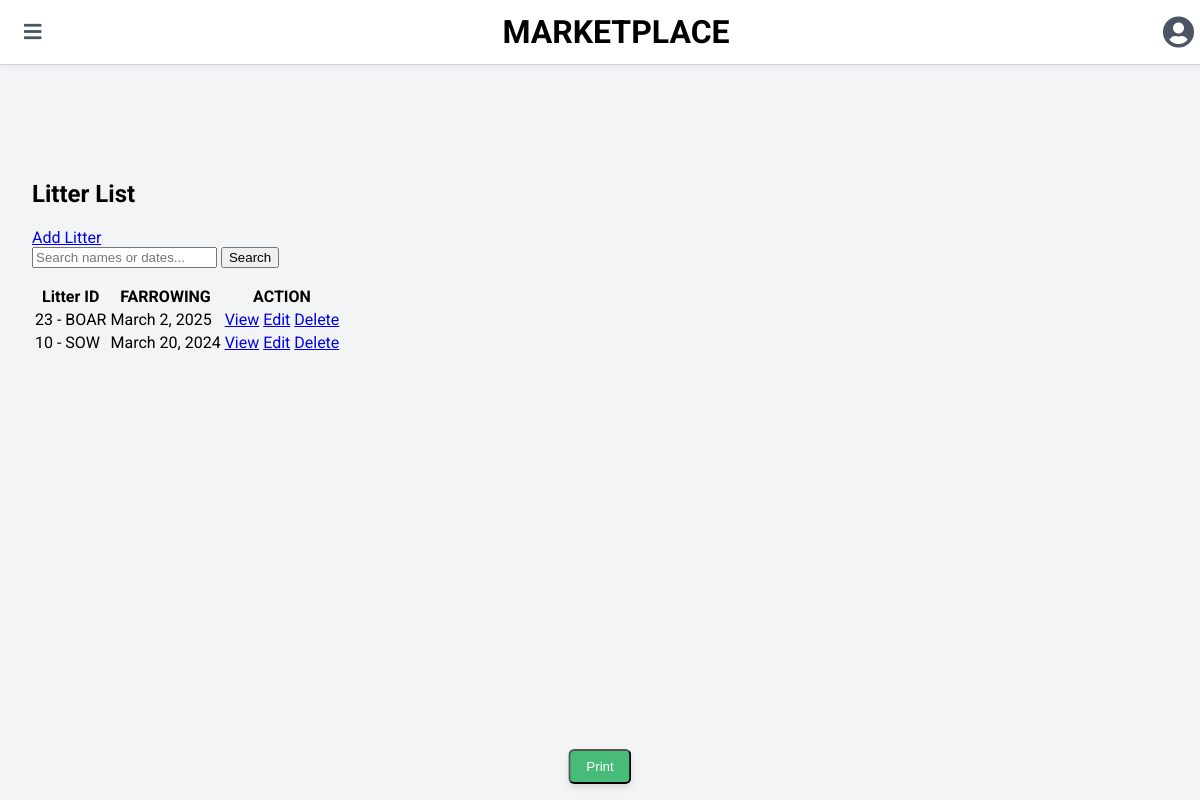
Screenshot of /allocate_L with the database file from the repository.
### inven/models.py (models this page shows, shortened)
class Litter_allocation(models.Model):
    litter = models.ForeignKey(Litter, verbose_name=_("Litter"), on_delete=models.CASCADE)
    farrowing = models.ForeignKey(Farrowing, verbose_name=_("Farrowing"), on_delete=models.CASCADE)
    class Meta:
        verbose_name = _("Litter_allocation")
        verbose_name_plural = _("Litter_allocations")

class Litter(models.Model):
    number = models.IntegerField(_("Litter ID"))
    sex = models.ForeignKey(Sex, verbose_name=_("Sex"), on_delete=models.CASCADE)
    class Meta:
        verbose_name = _("Litter")
        verbose_name_plural = _("Litters")
    def __str__(self):
        return f"{self.number} - {self.sex}"

class Farrowing(models.Model):
    date = models.DateField(_("Date"), auto_now=False, auto_now_add=False)
    boar_id = models.ForeignKey(
        Inven,
        on_delete=models.CASCADE,
        verbose_name=_("Boar"),
        limit_choices_to={'sex__name': 'BOAR'},  # Filter only Boars
        related_name='fallowing_as_boar'
    )
    sow_id = models.ForeignKey(
        Inven,
        on_delete=models.CASCADE,
        verbose_name=_("Sow"),
        limit_choices_to={'sex__name': 'SOW'},  # Filter only Sows
        related_name='farrowing_as_soW'
    )
    number_born = models.IntegerField(_("No. Born"))
    mortality = models.IntegerField(_("Mortality"))
    class Meta:
        verbose_name = _("Farrowing")
        verbose_name_plural = _("Farrowings")

### modelingdata/models.py (models this page shows)
class Sex(models.Model):
    name = models.CharField(max_length=222)
    def __str__(self):
        return self.name

### inven/views.py (the view)
# urls.py: path('allocate_L', allocate_LListView.as_view(), name='allocate_L-list'),
class allocate_LListView(ListView):
    model = allocate_L
    template_name = 'allocate_L/list.html'
    context_object_name = 'allocate_Ls'
    paginate_by = 20
    ordering = ['-litter']

### templates/allocate_L/list.html (shortened to what this page needs)
{% extends "firstlabel/main.html" %}
{% block content %}
    <main class="content ml-0 mt-16 p-4 transition-all duration-300">
        <div class="table-container bg-white border border-gray-300 rounded-md p-6 shadow-lg">
            <h2 class="text-3xl font-semibold mb-6 text-center">Litter List</h2>
            <a href="{% url 'allocate_L-create' %}" class="btn btn-primary mb-3 inline-block bg-blue-500 text-white py-2 px-4 rounded hover:bg-blue-600">Add Litter</a>
            <form method="get" class="mb-3 flex flex-col sm:flex-row items-center">
                <input type="text"
                       name="q"
                       value="{{ search_query }}"
                       placeholder="Search names or dates..."
                       class="form-control border border-gray-300 rounded py-2 px-4 mb-2 sm:mb-0 sm:mr-2 w-full sm:w-auto">
                <button type="submit" class="btn btn-primary mt-2 sm:mt-0 bg-blue-500 text-white py-2 px-4 rounded hover:bg-blue-600">Search</button>
            </form>
            <div class="overflow-x-auto">
                <table class="table table-striped w-full border-collapse">
                    <thead>
                        <tr>
                            <th class="p-4 border border-gray-300 bg-gray-100 font-medium whitespace-nowrap">Litter ID</th>
                            <th class="p-4 border border-gray-300 bg-gray-100 font-medium whitespace-nowrap">FARROWING</th>
                            <th class="p-4 border border-gray-300 bg-gray-100 font-medium whitespace-nowrap">ACTION</th>
                        </tr>
                    </thead>
                    <tbody>
                        {% for allocate_L in allocate_Ls %}
                        <tr>
                            <td class="p-4 border border-gray-300 whitespace-nowrap">{{ allocate_L.litter }}</td>
                            <td class="p-4 border border-gray-300 whitespace-nowrap">{{ allocate_L.farrowing.date }}</td>
                            <td class="p-4 border border-gray-300 whitespace-nowrap">
                                <a href="{% url 'allocate_L-detail' allocate_L.pk %}" class="btn btn-sm btn-info inline-block bg-blue-500 text-white py-1 px-2 rounded hover:bg-blue-600">View</a>
                                <a href="{% url 'allocate_L-update' allocate_L.pk %}" class="btn btn-sm btn-warning inline-block bg-yellow-500 text-white py-1 px-2 rounded hover:bg-yellow-600">Edit</a>
                                <a href="{% url 'allocate_L-delete' allocate_L.pk %}" class="btn btn-sm btn-danger inline-block bg-red-500 text-white py-1 px-2 rounded hover:bg-red-600">Delete</a>
                            </td>
                        </tr>
                        {% empty %}
                        <tr>
                            <td colspan="4" class="p-4 border border-gray-300 text-center">No allocate_L found</td>
                        </tr>
                        {% endfor %}
                    </tbody>
                </table>
            </div>
        </div>
    </main>
{% endblock %}

### templates/firstlabel/main.html (style rules this page uses)
body { font-family: 'Roboto', sans-serif; background-color: #f3f4f6; margin: 0; padding: 0; }
.content { margin-left: 0; transition: margin-left 0.3s; padding: 1rem; padding-top: 5rem; }

### rows the page displays
Litter_allocation: litter "23 - BOAR", farrowing "March 2, 2025"
Litter_allocation: litter "10 - SOW", farrowing "March 20, 2024"
